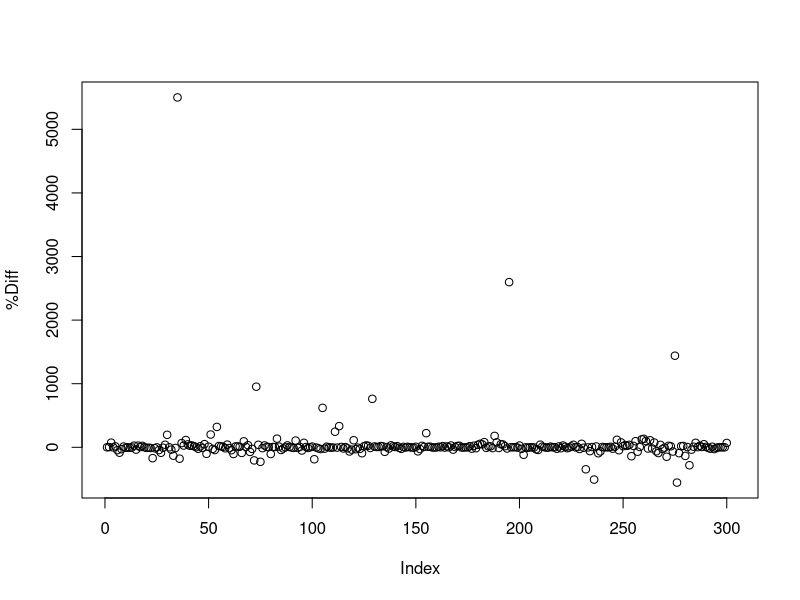

This figure's R source:
v1 <- read.csv("dump/sage-2.1.0.csv", header = FALSE)
v2 <- read.csv("dump/pavan-2.1.0.csv", header = FALSE)
v3 <- read.csv("dump/pavan-repeat.csv", header = FALSE)

colnames(v1) <- c("pid", "v1")
colnames(v2) <- c("pid", "v2")
colnames(v3) <- c("pid", "v3")

full <- merge(merge(v1, v2, sort = FALSE), v3, sort = FALSE)

# percent differences
full$p12 <- 100 * (full$v1 - full$v2) / full$v1
full$p13 <- 100 * (full$v1 - full$v3) / full$v1
full$p23 <- 200 * (full$v2 - full$v3) / full$v2

plot(full$p12, ylab = "%Diff")

full[which.max(full$p12), ]

full[order(abs(full$p12), decreasing = TRUE), ] |> head()
full[order(abs(full$p13), decreasing = TRUE), ] |> head()
